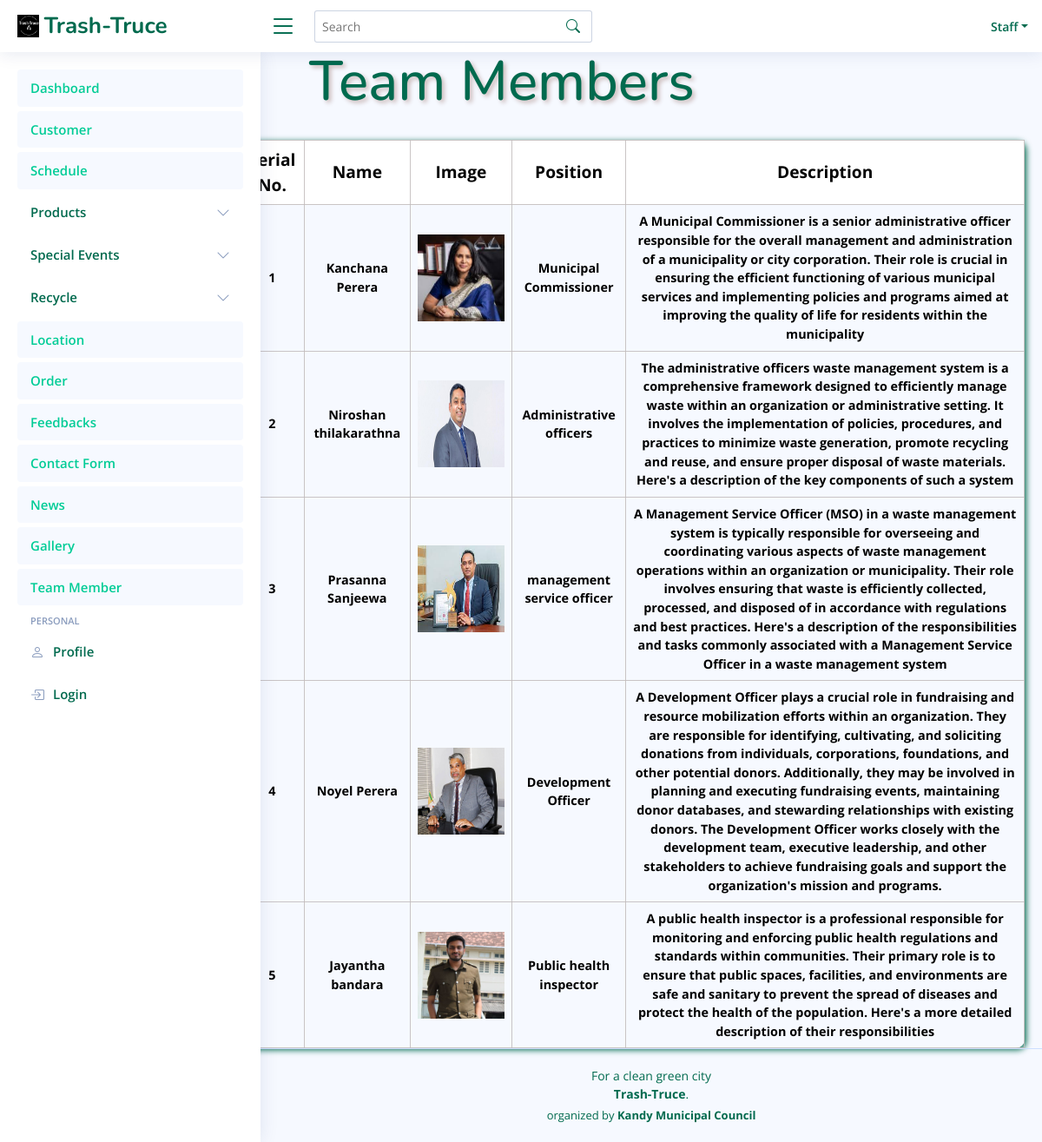
/staff_TrashTruce/Team.php (signed in), run on the app's committed database.
### tables this page shows
CREATE TABLE `team` (
  `ID` int(11) NOT NULL,
  `Name` text NOT NULL,
  `Image` text NOT NULL,
  `Position` text NOT NULL,
  `Description` text NOT NULL
);

### FO/team.php (called while the page is built, shortened)
<?php
class Team
{
public static function GetTeamMems()
{
    try {
        $query = "SELECT `ID`, `Name`, `Image`, `Position`, `Description` FROM `team`";
        $conn = Conn::GetConnection();
        $result = $conn->query($query);
        $members = array();
        foreach ($result->fetchAll() as $r) {
            $member = new Team();
            $member->ID = $r['ID'];
            $member->name = $r['Name'];
            $member->img = $r['Image'];
            $member->position= $r['Position'];
            $member->description=$r['Description'];
            array_push($members, $member);
        }
        return $members;
    } catch (Exception $th) {
        throw $th;
    }
}
}
?>

### staff_TrashTruce/Team.php (the view, shortened to what this page needs)
<?php
include('../FO/team.php');
if (isset($_GET['search']) && !empty($_GET['search'])) {
  $search = $_GET['search'];
  $members = Team::SearchTeam($search);
} else {
  $members = Team::GetTeamMems();
}
?>
<!DOCTYPE html>
<html lang="en">
<head>
    <link rel="stylesheet" href="assets/css/View.css">
</head>
<body>
  <div>
    <?php include "Header.php"; ?>
  </div>
  <div class="main">
    <div class="colorbar">
      <h1>Team Members</h1>
    </div>
    <div class="intro">
      <table>
        <tr>
          <th>Serial No.</th>
          <th>Name</th>
          <th>Image</th>
          <th>Position</th>
          <th>Description</th>
        </tr>
        <?php if (count($members) > 0): ?>
          <?php foreach ($members as $index => $member): ?>
            <tr>
              <td><?php echo $index + 1; ?></td>
              <td><?php echo $member->name; ?></td>
              <td><img src="<?php echo $member->img; ?>" alt="Location Image" width="100px" height="100px"></td>
              <td><?php echo $member->position; ?></td>
              <td><?php echo $member->description; ?></td>
            </tr>
          <?php endforeach; ?>
        <?php else: ?>
          <tr>
            <td colspan="6">No Team Details Found.</td>
          </tr>
        <?php endif; ?>
      </table>
    </div>
  </div>
  <div>
  </div>
</body>
</html>

### staff_TrashTruce/assets/css/View.css (style rules this page uses)
body { font-family: "Open Sans", sans-serif; background: #f6f9ff; color: #444444; }
.main { padding: 0; }
.colorbar h1 { color: #006A4E; font-family: "Nunito", sans-serif; padding: 20px; text-shadow: 3px 3px 5px rgb(204, 188, 188); margin-left: 50px; font-size: 4em; margin-left: 28%; margin-top: 3%; }
.intro { margin-top: 0px; margin-left: 23%; margin-right: 20px; }
table { width: 100%; border-collapse: collapse; color: rgb(5, 5, 5); border-radius: 10px; box-shadow: 2px 2px 7px #006A4E; border-radius: 10px; }
table th { border: 1px solid #c2bcbcdd; border-radius: 2px; padding: 8px; text-align: center; font-size: 1.2em; }
table td { border: 1px solid #c2bcbcdd; border-radius: 2px; padding: 8px; text-align: center; color: black; font-size: 0.9em; font-weight: bold; }
table th { background-color:white }

### staff_TrashTruce/assets/css/style.css (style rules this page uses)
:root { scroll-behavior: smooth; }
body { font-family: "Open Sans", sans-serif; background:#f6f9ff; color: #444444; }
h1, h2, h3, h4, h5, h6 { font-family: "Nunito", sans-serif; }
@media (min-width: 1200px) { #main, #footer { margin-left: 300px; } }
.footer { padding: 20px 0; font-size: 14px; transition: all 0.3s; border-top: 1px solid #cddfff; }
.footer .copyright { text-align: center; color: #006A4E; }
.footer .credits { padding-top: 5px; text-align: center; font-size: 13px; color: #006A4E; }

### data on the page
team: Name "Kanchana Perera", Image (picture), Position "Municipal Commissioner", Description "A Municipal Commissioner is a senior administrative officer responsible for the overall management and administration of a municipality or city corporation. Their role is crucial in ensuring the efficient functioning of various municipal services and implementing policies and programs aimed at improving the quality of life for residents within the municipality"
team: Name "Niroshan thilakarathna", Image (picture), Position "Administrative officers", Description "The administrative officers waste management system is a comprehensive framework designed to efficiently manage waste within an organization or administrative setting. It involves the implementation of policies, procedures, and practices to minimize waste generation, promote recycling and reuse, and ensure proper disposal of waste materials. Here's a description of the key components of such a system"
team: Name "Prasanna Sanjeewa", Image (picture), Position "management service officer", Description "A Management Service Officer (MSO) in a waste management system is typically responsible for overseeing and coordinating various aspects of waste management operations within an organization or municipality. Their role involves ensuring that waste is efficiently collected, processed, and disposed of in accordance with regulations and best practices. Here's a description of the responsibilities and tasks commonly associated with a Management Service Officer in a waste management system"
team: Name "Noyel Perera", Image (picture), Position "Development Officer", Description "A Development Officer plays a crucial role in fundraising and resource mobilization efforts within an organization. They are responsible for identifying, cultivating, and soliciting donations from individuals, corporations, foundations, and other potential donors. Additionally, they may be involved in planning and executing fundraising events, maintaining donor databases, and stewarding relationships with existing donors. The Development Officer works closely with the development team, executive leadership, and other stakeholders to achieve fundraising goals and support the organization's mission and programs."
team: Name "Jayantha bandara", Image (picture), Position "Public health inspector", Description "A public health inspector is a professional responsible for monitoring and enforcing public health regulations and standards within communities. Their primary role is to ensure that public spaces, facilities, and environments are safe and sanitary to prevent the spread of diseases and protect the health of the population. Here's a more detailed description of their responsibilities"
